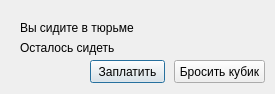
<?xml version="1.0" encoding="UTF-8"?>
<ui version="4.0">
 <class>DialogJail</class>
 <widget class="QDialog" name="DialogJail">
  <property name="geometry">
   <rect>
    <x>0</x>
    <y>0</y>
    <width>275</width>
    <height>94</height>
   </rect>
  </property>
  <property name="windowTitle">
   <string>Dialog</string>
  </property>
  <widget class="QPushButton" name="pushButton">
   <property name="geometry">
    <rect>
     <x>90</x>
     <y>60</y>
     <width>75</width>
     <height>23</height>
    </rect>
   </property>
   <property name="text">
    <string>Заплатить</string>
   </property>
  </widget>
  <widget class="QPushButton" name="pushButton_2">
   <property name="geometry">
    <rect>
     <x>174</x>
     <y>60</y>
     <width>91</width>
     <height>23</height>
    </rect>
   </property>
   <property name="text">
    <string>Бросить кубик</string>
   </property>
  </widget>
  <widget class="QLabel" name="label">
   <property name="geometry">
    <rect>
     <x>20</x>
     <y>20</y>
     <width>131</width>
     <height>16</height>
    </rect>
   </property>
   <property name="text">
    <string>Вы сидите в тюрьме</string>
   </property>
  </widget>
  <widget class="QLabel" name="label_2">
   <property name="geometry">
    <rect>
     <x>20</x>
     <y>40</y>
     <width>131</width>
     <height>16</height>
    </rect>
   </property>
   <property name="text">
    <string>Осталось сидеть</string>
   </property>
  </widget>
  <widget class="QLabel" name="count">
   <property name="geometry">
    <rect>
     <x>160</x>
     <y>40</y>
     <width>47</width>
     <height>13</height>
    </rect>
   </property>
   <property name="text">
    <string/>
   </property>
  </widget>
 </widget>
 <resources/>
 <connections>
  <connection>
   <sender>pushButton_2</sender>
   <signal>clicked()</signal>
   <receiver>DialogJail</receiver>
   <slot>close()</slot>
   <hints>
    <hint type="sourcelabel">
     <x>211</x>
     <y>75</y>
    </hint>
    <hint type="destinationlabel">
     <x>249</x>
     <y>88</y>
    </hint>
   </hints>
  </connection>
  <connection>
   <sender>pushButton</sender>
   <signal>clicked()</signal>
   <receiver>DialogJail</receiver>
   <slot>freedom()</slot>
   <hints>
    <hint type="sourcelabel">
     <x>135</x>
     <y>72</y>
    </hint>
    <hint type="destinationlabel">
     <x>49</x>
     <y>72</y>
    </hint>
   </hints>
  </connection>
 </connections>
 <slots>
  <slot>freedom()</slot>
 </slots>
</ui>
